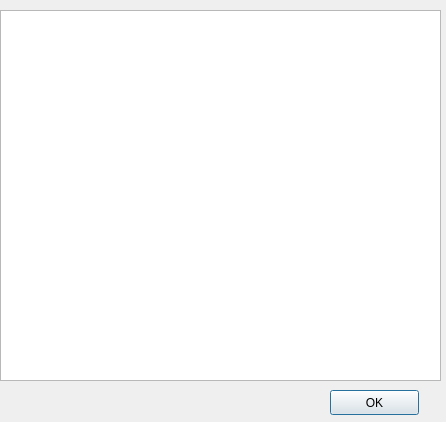
<?xml version="1.0" encoding="UTF-8"?>
<ui version="4.0">
 <class>HelpDlg</class>
 <widget class="QDialog" name="HelpDlg">
  <property name="geometry">
   <rect>
    <x>0</x>
    <y>0</y>
    <width>446</width>
    <height>422</height>
   </rect>
  </property>
  <property name="windowTitle">
   <string>Dialog</string>
  </property>
  <widget class="QPlainTextEdit" name="text">
   <property name="geometry">
    <rect>
     <x>0</x>
     <y>10</y>
     <width>441</width>
     <height>371</height>
    </rect>
   </property>
  </widget>
  <widget class="QPushButton" name="btnOK">
   <property name="geometry">
    <rect>
     <x>330</x>
     <y>390</y>
     <width>89</width>
     <height>25</height>
    </rect>
   </property>
   <property name="text">
    <string>OK</string>
   </property>
  </widget>
 </widget>
 <resources/>
 <connections/>
</ui>
